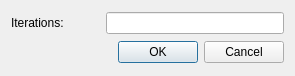
<?xml version="1.0" encoding="UTF-8"?>
<ui version="4.0">
 <class>MaxiterDialog</class>
 <widget class="QDialog" name="MaxiterDialog">
  <property name="geometry">
   <rect>
    <x>0</x>
    <y>0</y>
    <width>295</width>
    <height>76</height>
   </rect>
  </property>
  <property name="windowTitle">
   <string>Enter maximum iterations</string>
  </property>
  <layout class="QGridLayout" name="gridLayout">
   <item row="0" column="1" colspan="2">
    <widget class="QLineEdit" name="lineEdit"/>
   </item>
   <item row="0" column="0">
    <widget class="QLabel" name="label">
     <property name="text">
      <string>Iterations:</string>
     </property>
    </widget>
   </item>
   <item row="1" column="0" colspan="3">
    <widget class="QDialogButtonBox" name="buttonBox">
     <property name="orientation">
      <enum>Qt::Horizontal</enum>
     </property>
     <property name="standardButtons">
      <set>QDialogButtonBox::Cancel|QDialogButtonBox::Ok</set>
     </property>
    </widget>
   </item>
  </layout>
 </widget>
 <resources/>
 <connections>
  <connection>
   <sender>buttonBox</sender>
   <signal>accepted()</signal>
   <receiver>MaxiterDialog</receiver>
   <slot>accept()</slot>
   <hints>
    <hint type="sourcelabel">
     <x>248</x>
     <y>254</y>
    </hint>
    <hint type="destinationlabel">
     <x>157</x>
     <y>274</y>
    </hint>
   </hints>
  </connection>
  <connection>
   <sender>buttonBox</sender>
   <signal>rejected()</signal>
   <receiver>MaxiterDialog</receiver>
   <slot>reject()</slot>
   <hints>
    <hint type="sourcelabel">
     <x>316</x>
     <y>260</y>
    </hint>
    <hint type="destinationlabel">
     <x>286</x>
     <y>274</y>
    </hint>
   </hints>
  </connection>
 </connections>
</ui>
